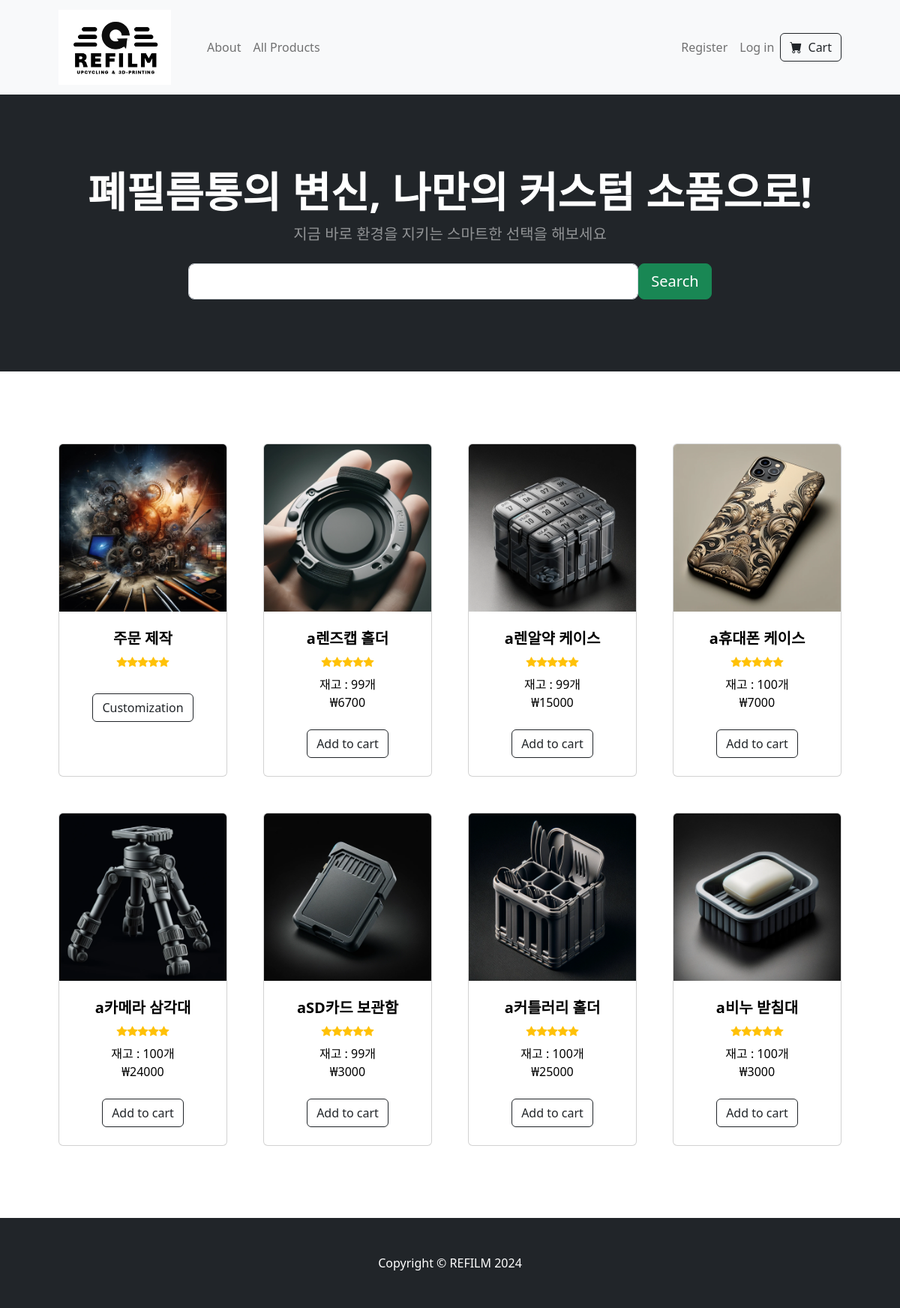
Before: / with the older database file.
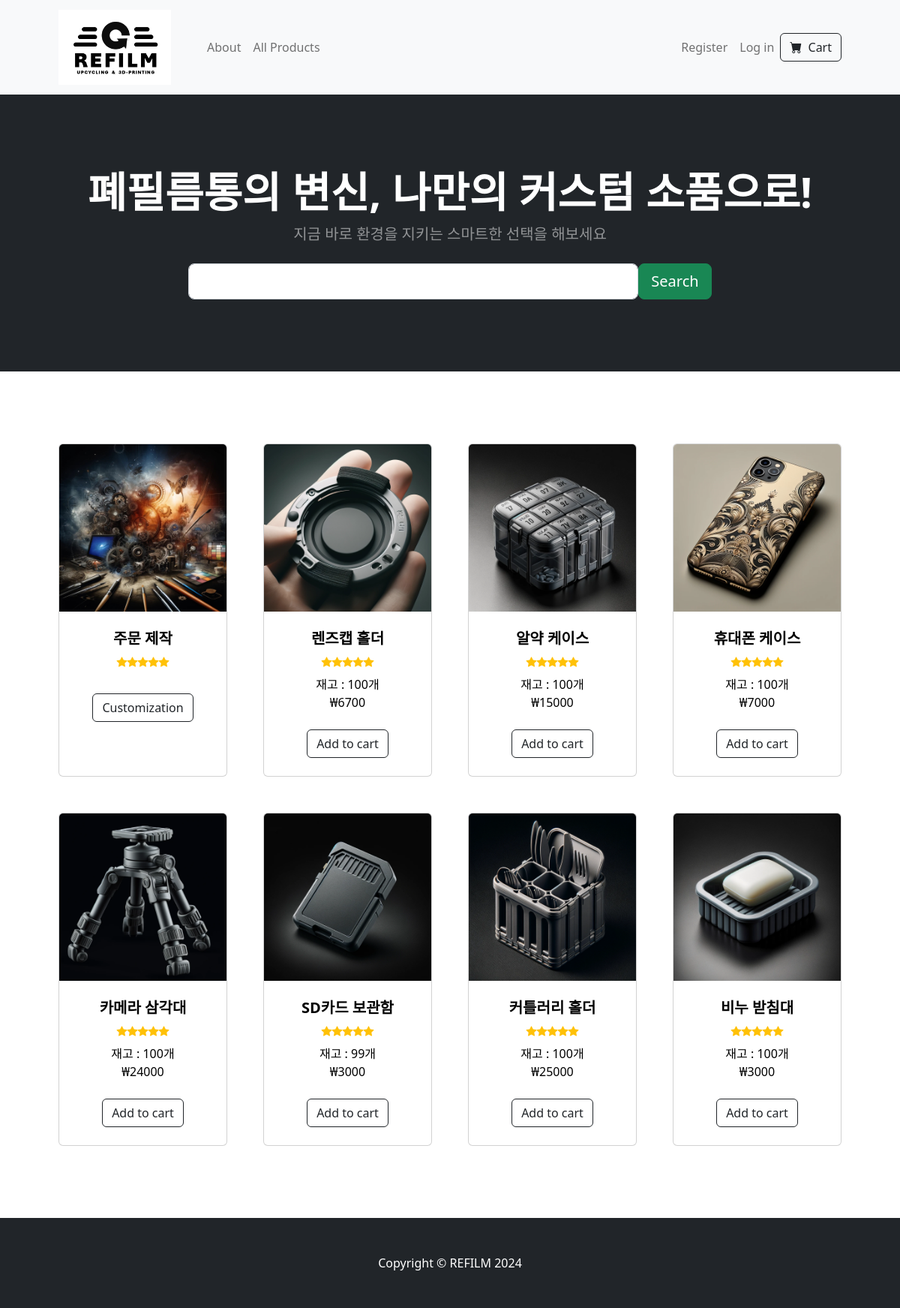
After: the same page with the newer database file.
### tables this page shows
CREATE TABLE products (id INTEGER PRIMARY KEY AUTOINCREMENT NOT NULL, productname TEXT NOT NULL, quantity INTEGER NOT NULL, price INTEGER NOT NULL, image_extension TEXT, description TEXT);

### app.py (the view)
@app.route('/')
def home():
    data, length = get_page_data(0, PER_PAGE)
    products = []
    for i in range(length):
        products.append({"product_name": data[i]["productname"], "quantity": data[i]["quantity"], "price": data[i]["price"], "product_id":int(data[i]["id"]), "image_extension": data[i]["image_extension"]})
    return render_template('index.html', products = products)

### helpers.py (called while the page is built)
def get_page_data(start, per_page_number):
    data = db.execute("SELECT * FROM products ORDER BY id desc LIMIT ? OFFSET ?", per_page_number, start)
    length = len(data)
    return data, length

### templates/index.html (shortened to what this page needs)
{% extends "layout.html" %}
{% block content %}
        <header class="bg-dark py-5">
            <div class="container px-4 px-lg-5 my-5">
                <div class="text-center text-white">
                    <h1 class="display-4 fw-bolder">폐필름통의 변신, 나만의 커스텀 소품으로!</h1>
                    <p class="lead fw-normal text-white-50 mb-0">지금 바로 환경을 지키는 스마트한 선택을 해보세요</p>
                    <form action="/search" method="get" class="form-inline d-flex justify-content-center mt-4">
                        <input type="text" id="search-input" name="search" class="form-control form-control-lg mr-2" style="width: 50vw;" autocomplete="off">
                        <button type="submit" class="btn btn-success btn-lg">Search</button>
                    </form>
                </div>
            </div>
        </header>
        <section class="py-5">
            <div class="container px-4 px-lg-5 mt-5">
                <div class="row gx-4 gx-lg-5 row-cols-2 row-cols-md-3 row-cols-xl-4 justify-content-center">
                    <div class="col mb-5">
                        <div class="card h-100">
                            <a style="color: black; text-decoration:none" href="#">
                                <img class="card-img-top" src="/static/pictures/customization.jpg" alt="..." />
                                <div class="card-body p-4">
                                    <div class="text-center">
                                        <h5 class="fw-bolder">주문 제작</h5>
                                        <div class="d-flex justify-content-center small text-warning mb-2">
                                            <div class="bi-star-fill"></div>
                                            <div class="bi-star-fill"></div>
                                            <div class="bi-star-fill"></div>
                                            <div class="bi-star-fill"></div>
                                            <div class="bi-star-fill"></div>
                                        </div>
                                    </div>
                                </div>
                            </a>
                            <div class="card-footer p-4 pt-0 border-top-0 bg-transparent">
                                <div class="text-center">
                                    <a href="https://refilmimage.shop" class="btn btn-outline-dark mt-auto">Customization</a>
                                </div>
                            </div>
                        </div>
                    </div>
                    {% for product in products %}
                        <div class="col mb-5">
                            <div class="card h-100">
                                <a style="color: black; text-decoration:none" href="/product/{{ product.product_id }}">
                                    <img class="card-img-top" src="/static/product_images/product{{ product.product_id }}.{{ product.image_extension }}" alt="..." />
                                    <div class="card-body p-4">
                                        <div class="text-center">
                                            <h5 class="fw-bolder">{{ product.product_name }}</h5>
                                            <div class="d-flex justify-content-center small text-warning mb-2">
                                                <div class="bi-star-fill"></div>
                                                <div class="bi-star-fill"></div>
                                                <div class="bi-star-fill"></div>
                                                <div class="bi-star-fill"></div>
                                                <div class="bi-star-fill"></div>
                                            </div>
                                            재고 : {{ product.quantity }}개
                                            <br>₩{{ product.price }}
                                        </div>
                                    </div>
                                </a>
                                <form action="/add_to_cart/{{ product.product_id }}" method="post">
                                    <div class="card-footer p-4 pt-0 border-top-0 bg-transparent">
                                        <div class="text-center">
                                            <button type="submit" class="btn btn-outline-dark mt-auto">Add to cart</button>
                                        </div>
                                    </div>
                                </form>
                            </div>
                        </div>
                    {% endfor %}
                </div>
            </div>
        </section>
{% endblock %}

### templates/layout.html (shortened to what this page needs)
<!DOCTYPE html>
<html lang="en">
    <head>
        {% block head %}
        <link href="https://cdn.jsdelivr.net/npm/bootstrap-icons@1.5.0/font/bootstrap-icons.css" rel="stylesheet" />
        <link href="../static/styles.css" rel="stylesheet" />
        {% endblock %}
    </head>
    <body>
        <nav class="navbar navbar-expand-lg navbar-light bg-light">
            <div class="container px-4 px-lg-5">
                <a class="navbar-brand" href="/">
                    <img src="../static/pictures/company_logo.png" width="150" height="100">
                </a>
                <div class="collapse navbar-collapse" id="navbarSupportedContent">
                    <ul class="navbar-nav me-auto mb-2 mb-lg-0 ms-lg-4">
                        <li class="nav-item"><a class="nav-link" href="/about">About</a></li>
                        <li class="nav-item"><a class="nav-link" href="/all_products">All Products</a></li>
                    </ul>
                    {% if session["user_id"] %}
                        <ul class="navbar-nav ml-auto mb-2 mb-lg-0 ms-lg-4">
                            {% if session["user_id"] == 3 %}
                                <li class="nav-item"><a class="nav-link" href="/manage">Manage Products</a></li>
                            {% endif %}
                            <li class="nav-item"><a class="nav-link" href="/logout">Log out</a></li>
                        </ul>
                        <form class="d-flex" action="/cart" method="get">
                            <button class="btn btn-outline-dark" type="submit">
                                <i class="bi-cart-fill me-1"></i>
                                Cart
                            </button>
                        </form>
                    {% else %}
                        <ul class="navbar-nav ml-auto mb-2 mb-lg-0 ms-lg-4">
                            <li class="nav-item"><a class="nav-link" href="/register">Register</a></li>
                            <li class="nav-item"><a class="nav-link" href="/login">Log in</a></li>
                        </ul>
                        <form class="d-flex" action="/login" method="get">
                            <button class="btn btn-outline-dark" type="submit">
                                <i class="bi-cart-fill me-1"></i>
                                Cart
                            </button>
                        </form>
                    {% endif %}
                </div>
            </div>
        </nav>
        {% block content %}{% endblock %}
        <footer class="py-5 bg-dark">
            <div class="container"><p class="m-0 text-center text-white">Copyright &copy; REFILM 2024</p></div>
        </footer>
    </body>
</html>

Changed rows visible on the page:
changed products: product_name "a렌즈캡 홀더" → "렌즈캡 홀더"; quantity "99" → "100"
changed products: product_name "a렌알약 케이스" → "알약 케이스"; quantity "99" → "100"
changed products: product_name "a휴대폰 케이스" → "휴대폰 케이스"
changed products: product_name "a카메라 삼각대" → "카메라 삼각대"
changed products: product_name "aSD카드 보관함" → "SD카드 보관함"
changed products: product_name "a커틀러리 홀더" → "커틀러리 홀더"
changed products: product_name "a비누 받침대" → "비누 받침대"
